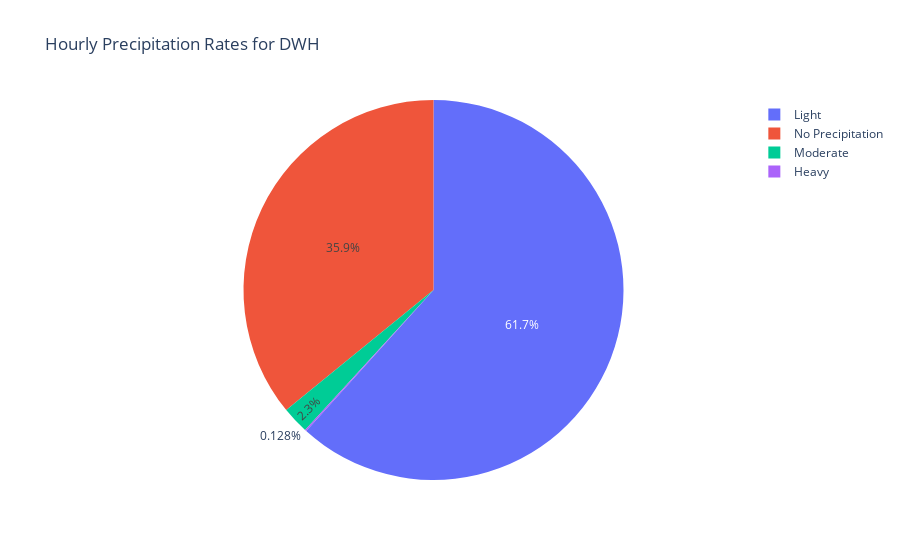

Notebook source saved alongside this figure:
### Markdown cell above
Pie Chart for Precipitation

### Code cell
def generate_pie_chart_precipitation(airport_code):
    data_filtered = data[(data['airport_code'] == airport_code) & (data['liquid_precipitation_hourly'].notnull())]
    
    # Exclude NaN columns from 'liquid_precipitation_hourly'
    data_filtered = data_filtered.dropna(subset=['liquid_precipitation_hourly'])
    
    if data_filtered.empty:
        print(f"No data available for {airport_code} or there are no valid values in 'liquid_precipitation_hourly'.")
        return
    
    labels = ['No Precipitation', 'Light', 'Moderate', 'Heavy']
    bins = [0, 0.1, 2.5, 7.6, float('inf')]
    
    # Categorizing precipitation data
    data_filtered['precipitation_category'] = pd.cut(data_filtered['liquid_precipitation_hourly'], bins=bins, labels=labels)
    grouped_data = data_filtered['precipitation_category'].value_counts().reset_index()
    grouped_data.columns = ['precipitation_category', 'count']

    # Creating pie charts with Plotly
    fig = px.pie(grouped_data, values='count', names='precipitation_category', 
                 title=f'Hourly Precipitation Rates for {airport_code}',
                 labels={'precipitation_category': 'Precipitation Category'})

    fig.show()

generate_pie_chart_precipitation('DWH')

### Figure 1 — Plotly figure (JSON) as saved in the notebook; plotly's stock layout.template omitted (floating-point values rounded to 4 significant figures)
{"data": [{"domain": {"x": [0, 1], "y": [0, 1]}, "hovertemplate": "Precipitation Category=%{label}<br>count=%{value}<extra></extra>", "labels": ["Light", "No Precipitation", "Moderate", "Heavy"], "legendgroup": "", "name": "", "showlegend": true, "type": "pie", "values": [483, 281, 18, 1]}], "layout": {"legend": {"tracegroupgap": 0}, "title": {"text": "Hourly Precipitation Rates for DWH"}}}
